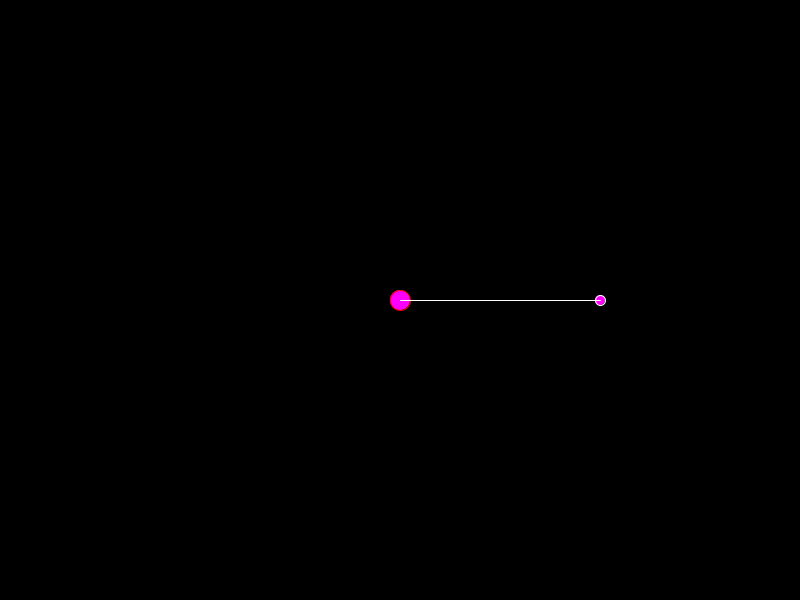
Frame 1 (no input)
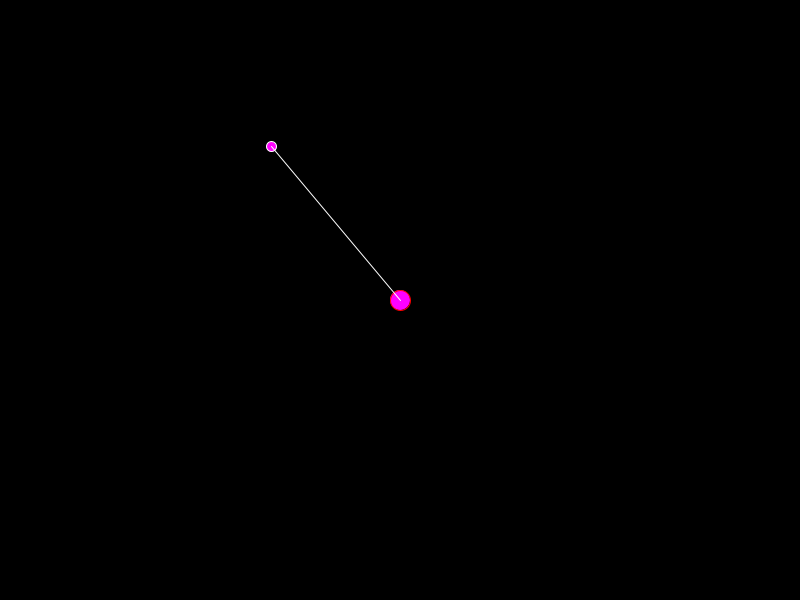
Frame 60 (the mouse pressed at the canvas centre just before this capture)
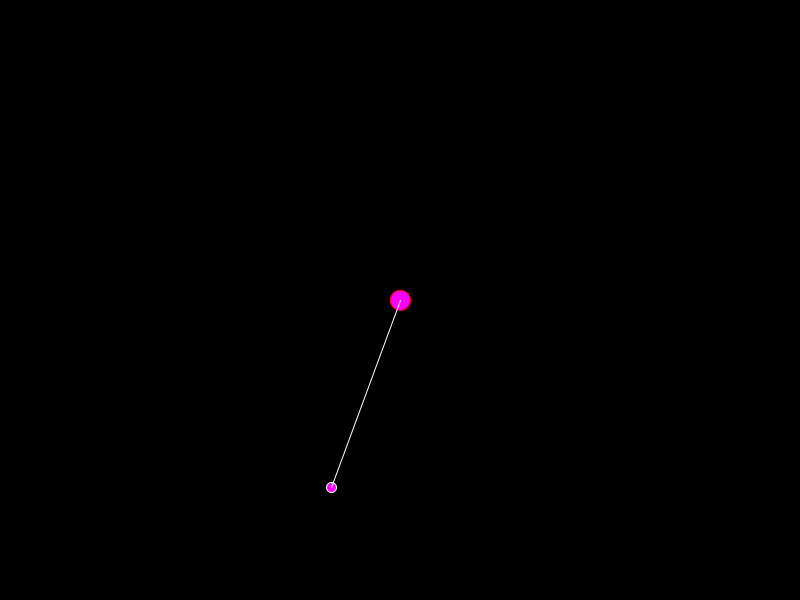
Frame 120 (the mouse held since frame 60 and released just before this capture)

The Processing sketch that drew these frames (run headless with seeded random() and noise(); from frame 60 on, the mouse is pressed at the canvas centre):

// Processing sketch: bit2atom20201111a_rollingCircle
// ── bit2atom20201111a_rollingCircle.pde
int step = 36;//旋转一周分为36步
float r = 200;//旋转半径
float ang = 0;//旋转角，这个变量是每一次迭代都在改变的，每次改变增加PI*2/36，PI*2为一个圆周（弧度）

void setup() {
  size(800, 600);//设置画面尺寸，宽800像素，高600像素
}

void draw() {
  background(0);//设置底色为黑色
  float xx = width/2 + r*cos(ang);//xx为旋转点的x轴坐标值,width/2是环绕的圆心x轴坐标值
  float yy = height/2 + r*sin(ang);//yy为旋转点的y轴坐标值，height/2是环绕的圆心y轴坐标值
  ang  = ang + PI*2/step;//每迭代一次，ang增加PI*2/step个角度
  fill(255, 0, 255);//旋转圆的填充颜色
  stroke(255);//旋转圆的轮廓颜色
  ellipse(xx, yy, 10, 10);//绘制旋转圆，直径为10个像素
  stroke(255, 0, 0);//中心圆的颜色
  ellipse(width/2, height/2, 20, 20);//绘制中心圆
  stroke(255);//连线的颜色
  line(width/2, height/2, xx, yy);//绘制旋转圆和中心圆之间的连线
}
